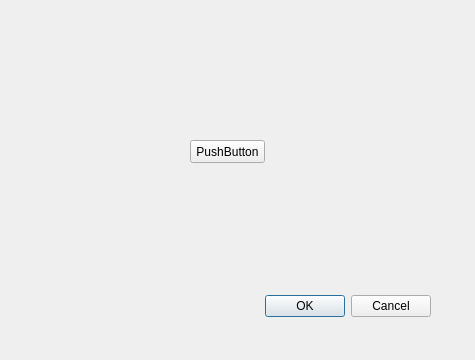
<?xml version="1.0" encoding="UTF-8"?>
<ui version="4.0">
 <class>Dialog</class>
 <widget class="QDialog" name="Dialog">
  <property name="geometry">
   <rect>
    <x>0</x>
    <y>0</y>
    <width>475</width>
    <height>360</height>
   </rect>
  </property>
  <property name="windowTitle">
   <string>Dialog</string>
  </property>
  <widget class="QDialogButtonBox" name="buttonBox">
   <property name="geometry">
    <rect>
     <x>90</x>
     <y>290</y>
     <width>341</width>
     <height>32</height>
    </rect>
   </property>
   <property name="orientation">
    <enum>Qt::Horizontal</enum>
   </property>
   <property name="standardButtons">
    <set>QDialogButtonBox::Cancel|QDialogButtonBox::Ok</set>
   </property>
  </widget>
  <widget class="QPushButton" name="pushButton">
   <property name="geometry">
    <rect>
     <x>190</x>
     <y>140</y>
     <width>75</width>
     <height>23</height>
    </rect>
   </property>
   <property name="text">
    <string>PushButton</string>
   </property>
  </widget>
 </widget>
 <resources/>
 <connections>
  <connection>
   <sender>buttonBox</sender>
   <signal>accepted()</signal>
   <receiver>Dialog</receiver>
   <slot>accept()</slot>
   <hints>
    <hint type="sourcelabel">
     <x>248</x>
     <y>254</y>
    </hint>
    <hint type="destinationlabel">
     <x>157</x>
     <y>274</y>
    </hint>
   </hints>
  </connection>
  <connection>
   <sender>buttonBox</sender>
   <signal>rejected()</signal>
   <receiver>Dialog</receiver>
   <slot>reject()</slot>
   <hints>
    <hint type="sourcelabel">
     <x>316</x>
     <y>260</y>
    </hint>
    <hint type="destinationlabel">
     <x>286</x>
     <y>274</y>
    </hint>
   </hints>
  </connection>
 </connections>
</ui>
